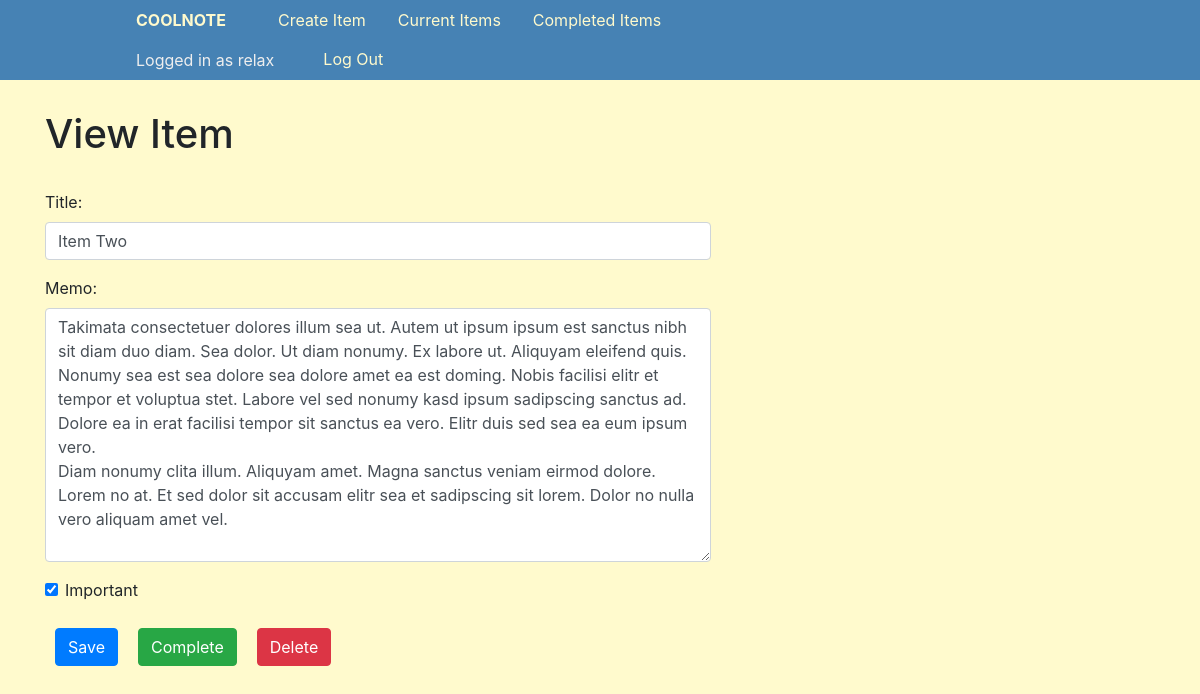
The app's page /note/2 (signed in) with its own data.
### note/models.py (models this page shows, shortened)
class Note(models.Model):
    title = models.CharField(max_length=120)
    memo = models.TextField(blank=True)
    created = models.DateTimeField(auto_now_add=True)
    datecompleted = models.DateTimeField(null=True, blank=True)
    important = models.BooleanField(default=False)
    user = models.ForeignKey(User, on_delete=models.CASCADE)

### note/views.py (the view, shortened to what this page needs)
# urls.py: path('note/<int:note_pk>', views.view_note, name='view_note'),
@login_required
def view_note(request, note_pk):
    note = get_object_or_404(Note, pk=note_pk, user=request.user)
    if request.method == 'GET':
        form = NoteForm(instance=note)
        return render(request, 'viewnote.html', {'note': note, 'form': form})

### note/forms.py
class NoteForm(ModelForm):
    class Meta:
        model = Note
        fields = ['title', 'memo', 'important']

### note/templates/viewnote.html (shortened to what this page needs)
{% extends 'base.html' %}
{% block content %}
<h1>View Item</h1>
<br>
<td style="padding: 20px;">
    <form method="POST">
        <div class="form-group">
            <label for="title">Title:</label>
            <input type="text" name="title" class="form-control textfield" id=""title"  value="{{ note.title }}" required>
        </div>
        <div class="form-group">
            <label for="memo">Memo:</label>
            <textarea name="memo" class="form-control textfield" rows="10" id="memo">{{ note.memo }}</textarea>
        </div>
        <div class="form-group form-check">
            <input type="checkbox" name="important" class="form-check-input" id="important"  {% if note.important %}checked{% endif %}>
            <label class="form-check-label" for="important">Important</label>
        </div>
<table>
    <tr>
        <td style="padding: 10px;">
            <button type="submit" class="btn btn-primary">Save</button>
    </form>
        </td>
        <td style="padding: 10px;">
            <form method="POST" action="{% url 'complete_note' note.id %}">
                <button type="submit" class="btn btn-success">Complete</button>
            </form>
        </td>
        <td style="padding: 10px;">
            <form method="POST" action="{% url 'delete_note' note.id %}">
                <button type="submit" class="btn btn-danger">Delete</button>
            </form>
        </td>
{% endblock %}

### note/templates/base.html (shortened to what this page needs)
<!DOCTYPE html>
<html lang="en">
<head>
    <link rel="stylesheet" href="https://stackpath.bootstrapcdn.com/bootstrap/4.5.0/css/bootstrap.min.css"
>
</head>
    <body>
        <div class="navbarspace">
            {% if user.is_authenticated %}
            <ul class="nav navspace" style="background-color: steelblue;">
                <li class="nav-item">
                    <a class="nav-link navtext tabspace" href="{% url 'home' %}">
                        <strong>COOLNOTE</strong>
                    </a>
                </li>
                <li class="nav-item">
                    <a class="nav-link navtext" href="{% url 'create_note' %}">Create Item</a>
                </li>
                <li class="nav-item">
                    <a class="nav-link navtext" href="{% url 'current_note' %}">Current Items</a>
                </li>
                <li class="nav-item">
                    <a class="nav-link navtext" href="{% url 'completed_note' %}">Completed Items</a>
                </li>
                <li class="nav-item">
                </li>
                <li class="nav-item tabspace">
                    <span class="nav-link loggedintext" href="#" tabindex="-1" aria-disabled="true">
                        Logged in as {{ user.username }}
                    </span>
                </li>
                <li class="nav-item">
                    <form method="POST" action="{% url 'logout_user' %}">
                        <button type="submit" class="btn btn-link navtext">
                            Log Out
                        </button>
                    </form>
                </li>
            </ul>
            {% endif %}
        </div>
        <div class="container">
            {% block content %}
            {% endblock %}
        </div>
    </body>
</html>

### note/templates/base.html (style rules this page uses)
body { background-color: lemonchiffon; }
ul { list-style-type: none; padding: 0; margin: 0; }
.textfield { width: 60%; }
.navtext { color: lemonchiffon; }
.loggedintext { color: #eeeeee; }
.navspace { padding-left: 10%; padding-right: 10%; }
.tabspace { margin-right: 20px; }
.navbarspace { margin-bottom: 30px; }

### records on screen
Note: title "Item Two", memo "Takimata consectetuer dolores illum sea ut. Autem ut ipsum ipsum est sanctus nibh sit diam duo diam. Sea dolor. Ut diam nonumy. Ex labore ut. Aliquyam eleifend quis. Nonumy sea est sea dolore sea dolore amet ea est doming. Nobis facilisi elitr et tempor et voluptua stet. Labore vel sed nonumy kasd ipsum sadipscing sanctus ad. Dolore ea in erat facilisi tempor sit sanctus ea vero. Elitr duis sed sea ea eum ipsum vero. Diam nonumy clita illum. Aliquyam amet. Magna sanctus veniam eirmod dolore. Lorem no at. Et sed dolor sit accusam elitr sea et sadipscing sit lorem. Dolor no nulla vero aliquam amet vel.", important "☑"

### other values on screen
{{ user.username }} "relax"
